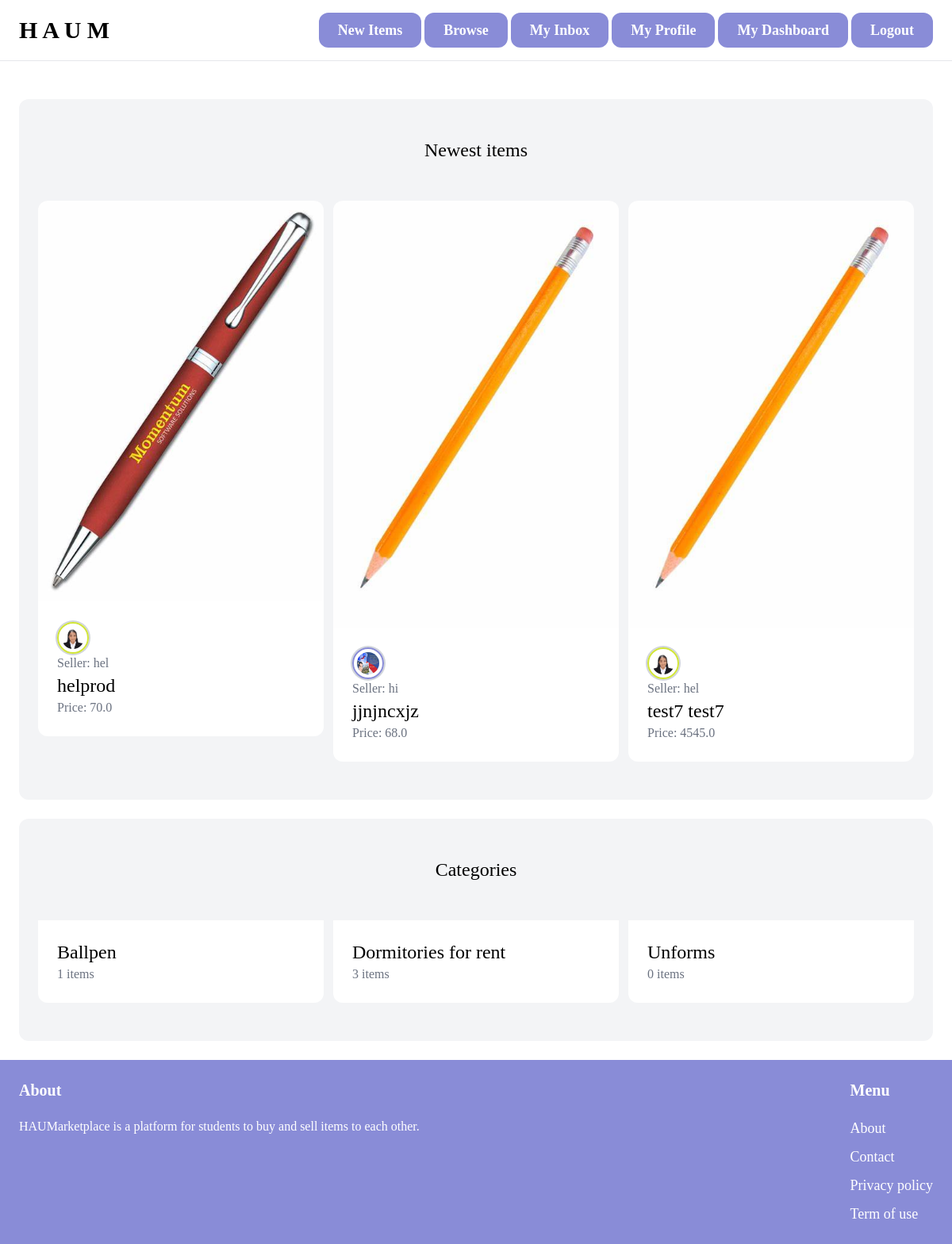
Page / (signed in) on the committed database.
### item/models.py (models this page shows, shortened)
class Item(models.Model):
    category = models.ForeignKey(Category, related_name='items', on_delete=models.CASCADE)
    name = models.CharField(max_length=255)
    description = models.TextField(blank=True, null=True)
    price = models.FloatField()
    is_sold = models.BooleanField(default=False)
    created_at = models.DateTimeField(auto_now_add=True)
    created_by = models.ForeignKey(User, related_name='items', on_delete=models.CASCADE)
    image = models.ImageField(upload_to='item_images', blank=True, null=True)
    class Meta:
        ordering = ['name']

class Category(models.Model):
    name = models.CharField(max_length=255)
    class Meta:
        ordering = ['name']
        verbose_name_plural = 'Categories'

### profile/models.py (models this page shows, shortened)
class Profile(models.Model):
    color = ColorField(default='#720026')
    font_preference = models.CharField(max_length=50, default='Young Serif') # Changed default font to Young Serif
    user = models.OneToOneField(User, on_delete=models.CASCADE)
    image = models.ImageField(default='default.jpg', upload_to='profile_pics')
    bio = models.CharField(max_length=200, null=True, blank=True)
    firstname = models.CharField(max_length=30, null=True, blank=True)
    lastname = models.CharField(max_length=30, null=True, blank=True)
    location = models.ForeignKey(Location, on_delete=models.CASCADE, null=True, blank=True)
    address = models.CharField(max_length=300, null=True, blank=True)
    upvotes = models.PositiveIntegerField(default=0)
    downvotes = models.PositiveIntegerField(default=0)

### core/views.py (the view)
# urls.py: path('', views.index, name='index'),
def index(request):
    items = Item.objects.filter(is_sold=False)[0:6]
    user_color = request.session.get('user_color', None)
    categories = Category.objects.all()
    context = {
        'items': items,
        'categories': categories,
        'user_color': user_color if user_color else 'primary'
    }
    return render(request, 'core/index.html', context)

### templates/core/index.html (shortened to what this page needs)
{% extends 'core/base.html' %}
{% block content %}
    {% if user.is_authenticated %}
        <div class="mt-6 px-6 py-12 bg-gray-100 rounded-xl">
            <h2 class="mb-12 text-2xl text-center">Newest items</h2>
            <div class="grid grid-cols-3 gap-3">
                {% for item in items %}
                    <div>
                        <a href="{% url 'item:detail' item.id %}">
                            <div>
                                <img src="{{ item.image.url }}" class="rounded-t-xl">
                            </div>
                            <div class="p-6 bg-white rounded-b-xl">
                                <img class="w-10 h-10 p-1 rounded-full ring-2 ring-gray-300 dark:ring-gray-500"
                                src="{{ item.created_by.profile.image.url}}" alt="Bordered avatar" style="border: 2px solid {{ item.created_by.profile.color}};">
                                <p class="text-gray-500">Seller: {{ item.created_by }}</p>
                                <h2 class="text-2xl">{{ item.name }}</h2>
                                <p class="text-gray-500">Price: {{ item.price }}</p>
                            </div>
                        </a>
                    </div>
                {% endfor %}
            </div>
        </div>
        <div class="mt-6 px-6 py-12 bg-gray-100 rounded-xl">
            <h2 class="mb-12 text-2xl text-center">Categories</h2>
            <div class="grid grid-cols-3 gap-3">
                {% for category in categories %}
                    <div>
                        <a href="#">
                            <div class="p-6 bg-white rounded-b-xl">
                                <h2 class="text-2xl">{{ category.name }}</h2>
                                <p class="text-gray-500">{{ category.items.count }} items</p>
                            </div>
                        </a>
                    </div>
                {% endfor %}
            </div>
        </div>
    {% endif %}
{% endblock %}

### rows in the picture
Item: image (picture), created_by.profile.image (picture), created_by "hel", name "helprod", price "70.0"
Item: image (picture), created_by.profile.image (picture), created_by "hi", name "jjnjncxjz", price "68.0"
Item: image (picture), created_by.profile.image (picture), created_by "hel", name "test7 test7", price "4545.0"
Category: name "Ballpen", items.count "1"
Category: name "Dormitories for rent", items.count "3"
Category: name "Unforms", items.count "0"
